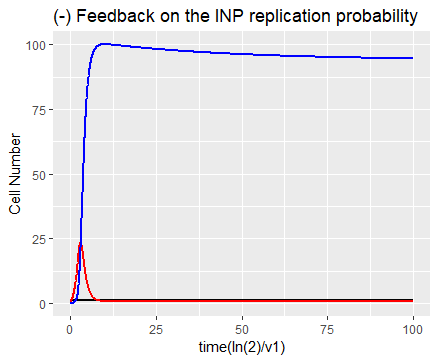

Write R code to recreate this figure.
# Cell Lineages and the Logic of Proliferative Control by Arthur Lander, Kimberly K. Gokoffski,...
#Nofeedback <- function(times, y, parms) {
#  dX0 <- (2*p0-1)*v0*X[0]
#  dX1 <- 2*(1-p0)*v0*X[0]+(2*p1-1)*v1*X[1]
#  dX2 <- 2*(1-p1)*v1*X[1]-d*X[2]
#  list(c(dx0, dx1, dx2))
#}
# Feedback control on p1->p1/(1+g*X[2]) (Figure 1D-E)

times <- seq(0, 10, by = 0.01)
library(deSolve)
library(ggplot2)

# Set parameters
T <- 100
dt <- 0.05 
N <- T/dt

v1 <- 1/log(2) #division rate for X1
v0 <- 0.506*v1 #division rate for X0
p0 <- 0.5 #self renewal probability
p1bar <- 0.942
d <- 0.0138*v1 #death rate
g <- 0.0449 

#Initialize vector t and v
t=rep(0,N)
t[1] <- 0
p1=rep(0,N)

#Initial conditions with feedback on v1
X0=rep(0,N)
X1=rep(0,N)
X2=rep(0,N)
X0[1] <- 1
X1[1] <- 0.7916
X2[1] <- 0

for (i in 1:N)
{ p1[i]=p1bar/(1+g*X2[i]);
X0[i+1]= X0[i]+dt*((2*p0-1)*v0*X0[i]) #stem cell
X1[i+1] = X1[i]+dt*(2*(1-p0)*v0*X0[i]+(2*p1[i]-1)*v1*X1[i]) #INP(transit amplifying cell)
X2[i+1] = X2[i]+dt*(2*(1-p1[i])*v1*X1[i]-d*X2[i]) #ORN(Terminally differentiated cell)
t[i+1] = t[i]+dt #time
}

df <- data.frame(t,X0,X1,X2)

require(ggplot2)
Figure3E <- ggplot(df, aes(t)) +
  geom_line(aes(y=X0), colour="black", lwd = 1, show.legend=TRUE) +
  geom_line(aes(y=X1), colour="red",lwd = 1, show.legend=TRUE) +
  geom_line(aes(y=X2), colour="blue", lwd = 1, show.legend=TRUE) 

Figure3E + labs(title="(-) Feedback on the INP replication probability", x="time(ln(2)/v1)", y="Cell Number") 
